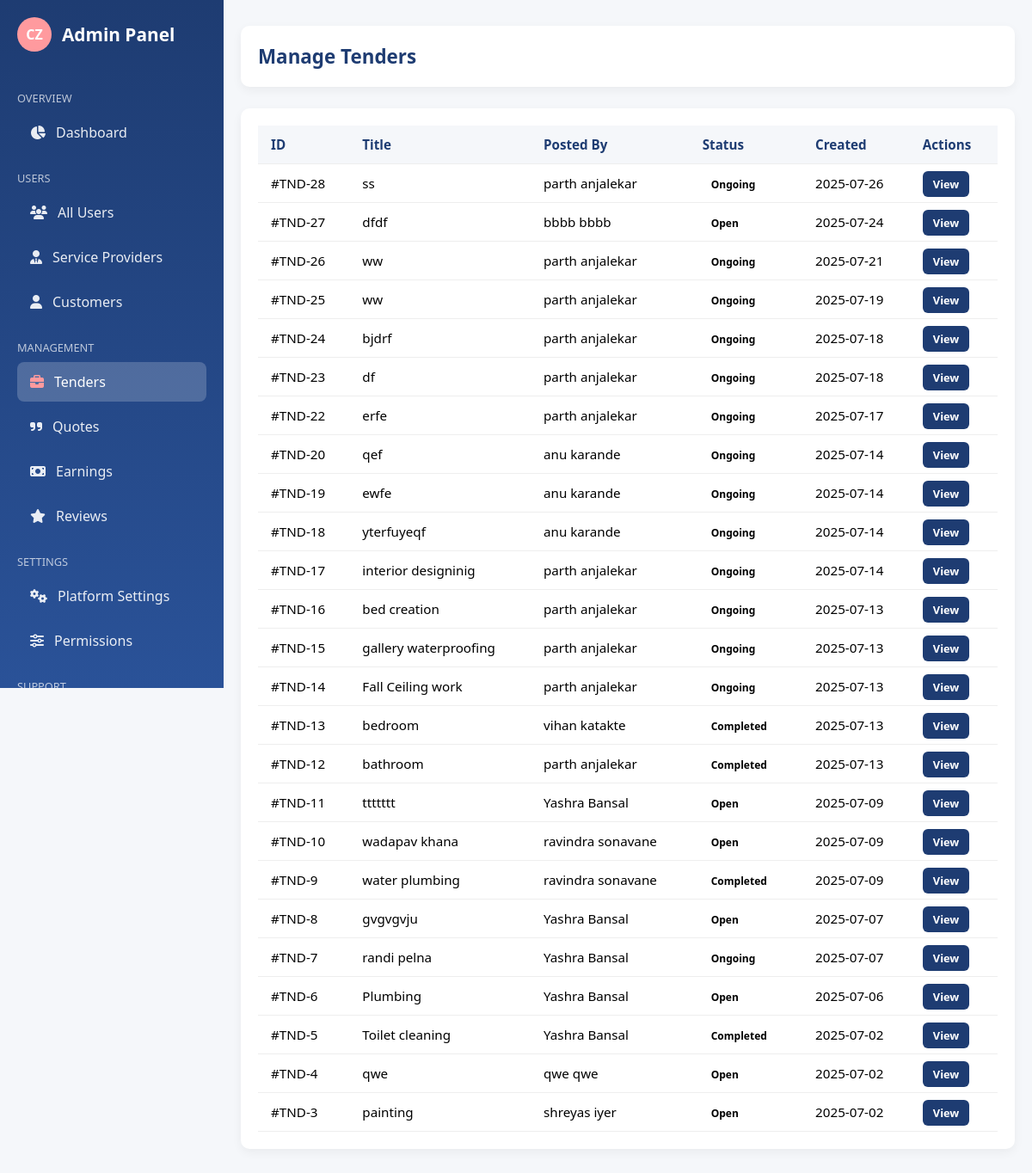
Page /admin_tenders/ (signed in) on the committed database.
### CommissionZeroApp/models.py (models this page shows, shortened)
class Tender(models.Model):
    SERVICE_CATEGORIES = [
        ('electrician', 'Electrician'),
        ('plumber', 'Plumber'),
        ('painter', 'Painter'),
        ('carpenter', 'Carpenter'),
        ('solar', 'Solar Electrician'),
    ]
    URGENCY_CHOICES = [
        ('urgent', 'Urgent (Within 24 hours)'),
        ('soon', 'Soon (Within a week)'),
        ('flexible', 'Flexible (No specific deadline)'),
    ]
    user = models.ForeignKey(User, on_delete=models.CASCADE)
    title = models.CharField(max_length=255)
    description = models.TextField()
    category = models.CharField(max_length=50, choices=SERVICE_CATEGORIES)
    budget = models.PositiveIntegerField(blank=True, null=True)
    urgency = models.CharField(max_length=20, choices=URGENCY_CHOICES)
    address = models.CharField(max_length=255)
    postcode = models.CharField(max_length=10)
    start_date = models.DateField(blank=True, null=True)
    deadline = models.DateField()
    notes = models.TextField(blank=True)
    images = models.ImageField(upload_to='tender_images/', blank=True, null=True)
    status = models.CharField(max_length=20, default='open')
    created_at = models.DateTimeField(auto_now_add=True)

### CommissionZeroApp/views.py (the view)
# urls.py: path('admin_tenders/', views.admin_tenders, name='admin_tenders'),
@role_required(['admin'])
@login_required
def admin_tenders(request):
    tenders = Tender.objects.all().order_by('-created_at')
    return render(request, 'CommissionZeroApp/admin/admin_tenders.html', {'tenders': tenders})

### CommissionZeroApp/context_processors.py (called while the page is built)
def provider_avg_rating(request):
    if request.user.is_authenticated and hasattr(request.user, 'role') and request.user.role == 'provider':
        avg_rating = Review.objects.filter(provider=request.user).aggregate(avg=Avg('rating'))['avg']
        return {'avg_rating': round(avg_rating or 0, 1)}
    return {}

### CommissionZeroApp/templates/CommissionZeroApp/admin/admin_tenders.html (shortened to what this page needs)
{% block content %}
{% load static %}
<!DOCTYPE html>
<html lang="en">
<head>
  <link rel="stylesheet" href="{% static 'css/admin/admin_tenders.css' %}">
  <link rel="stylesheet" href="https://cdnjs.cloudflare.com/ajax/libs/font-awesome/6.4.0/css/all.min.css">
</head>
<body>
  {% include "sidebar_admin.html" %}
  <div class="main-content">
    <div class="admin-navbar">
      <h2>Manage Tenders</h2>
    </div>
    <div class="tenders-section">
      <table class="tenders-table">
        <thead>
          <tr>
            <th>ID</th>
            <th>Title</th>
            <th>Posted By</th>
            <th>Status</th>
            <th>Created</th>
            <th>Actions</th>
          </tr>
        </thead>
        <tbody>
          {% for tender in tenders %}
            <tr>
              <td>#TND-{{ tender.id }}</td>
              <td>{{ tender.title }}</td>
              <td>{{ tender.user.get_full_name|default:tender.user.username }}</td>
              <td><span class="badge {{ tender.status }}">{{ tender.status|capfirst }}</span></td>
              <td>{{ tender.created_at|date:"Y-m-d" }}</td>
              <td>
                <a href="{% url 'tender_detail_customer' tender.id %}" class="btn view">View</a>
              </td>
            </tr>
          {% empty %}
            <tr><td colspan="6" style="text-align:center;">No tenders found.</td></tr>
          {% endfor %}
        </tbody>
      </table>
    </div>
  </div>
</body>
</html>
{% endblock %}

### static/css/admin/admin_tenders.css (style rules this page uses)
:root { --primary: #1e3c72; --secondary: #2a5298; --light: #f5f7fa; --dark: #2d2d2d; --success: #4caf50; --warning: #ffc107; --danger: #f44336; --sidebar-width: 260px; }
* { box-sizing: border-box; margin: 0; padding: 0; font-family: 'Segoe UI', sans-serif; }
body { background: var(--light); display: flex; min-height: 100vh; }
.main-content { margin-left: var(--sidebar-width); padding: 30px 20px; width: calc(100% - var(--sidebar-width)); transition: margin-left 0.3s; }
.admin-navbar { background: white; padding: 20px; border-radius: 10px; box-shadow: 0 4px 12px rgba(0,0,0,0.05); margin-bottom: 25px; }
.admin-navbar h2 { font-size: 1.4rem; color: var(--primary); }
.tenders-section { background: white; padding: 20px; border-radius: 10px; box-shadow: 0 4px 12px rgba(0,0,0,0.05); overflow-x: auto; }
.tenders-table { width: 100%; border-collapse: collapse; min-width: 800px; }
.tenders-table th, .tenders-table td { text-align: left; padding: 12px 15px; border-bottom: 1px solid #eee; font-size: 0.95rem; }
.tenders-table th { background-color: var(--light); color: var(--primary); }
.badge { padding: 5px 10px; font-size: 0.75rem; font-weight: 600; border-radius: 12px; }
.btn { padding: 6px 12px; font-size: 0.8rem; border-radius: 6px; text-decoration: none; font-weight: bold; margin-right: 5px; cursor: pointer; transition: 0.3s; }
.btn.view { background: var(--primary); color: white; }

### static/css/admin/sidebar_admin.css (style rules this page uses)
:root { --primary: #1e3c72; --secondary: #2a5298; --accent: #ff9a9e; --light: #f5f7fa; --sidebar-width: 260px; }

### rows in the picture
Tender: id "28", title "ss", user.get_full_name "parth anjalekar", status "Ongoing", created_at "2025-07-26"
Tender: id "27", title "dfdf", user.get_full_name "bbbb bbbb", status "Open", created_at "2025-07-24"
Tender: id "26", title "ww", user.get_full_name "parth anjalekar", status "Ongoing", created_at "2025-07-21"
Tender: id "25", title "ww", user.get_full_name "parth anjalekar", status "Ongoing", created_at "2025-07-19"
Tender: id "24", title "bjdrf", user.get_full_name "parth anjalekar", status "Ongoing", created_at "2025-07-18"
Tender: id "23", title "df", user.get_full_name "parth anjalekar", status "Ongoing", created_at "2025-07-18"
Tender: id "22", title "erfe", user.get_full_name "parth anjalekar", status "Ongoing", created_at "2025-07-17"
Tender: id "20", title "qef", user.get_full_name "anu karande", status "Ongoing", created_at "2025-07-14"
Tender: id "19", title "ewfe", user.get_full_name "anu karande", status "Ongoing", created_at "2025-07-14"
Tender: id "18", title "yterfuyeqf", user.get_full_name "anu karande", status "Ongoing", created_at "2025-07-14"
Tender: id "17", title "interior designinig", user.get_full_name "parth anjalekar", status "Ongoing", created_at "2025-07-14"
Tender: id "16", title "bed creation", user.get_full_name "parth anjalekar", status "Ongoing", created_at "2025-07-13"
Tender: id "15", title "gallery waterproofing", user.get_full_name "parth anjalekar", status "Ongoing", created_at "2025-07-13"
Tender: id "14", title "Fall Ceiling work", user.get_full_name "parth anjalekar", status "Ongoing", created_at "2025-07-13"
Tender: id "13", title "bedroom", user.get_full_name "vihan katakte", status "Completed", created_at "2025-07-13"
Tender: id "12", title "bathroom", user.get_full_name "parth anjalekar", status "Completed", created_at "2025-07-13"
Tender: id "11", title "ttttttt", user.get_full_name "Yashra Bansal", status "Open", created_at "2025-07-09"
Tender: id "10", title "wadapav khana", user.get_full_name "ravindra sonavane", status "Open", created_at "2025-07-09"
Tender: id "9", title "water plumbing", user.get_full_name "ravindra sonavane", status "Completed", created_at "2025-07-09"
Tender: id "8", title "gvgvgvju", user.get_full_name "Yashra Bansal", status "Open", created_at "2025-07-07"
Tender: id "7", title "randi pelna", user.get_full_name "Yashra Bansal", status "Ongoing", created_at "2025-07-07"
Tender: id "6", title "Plumbing", user.get_full_name "Yashra Bansal", status "Open", created_at "2025-07-06"
Tender: id "5", title "Toilet cleaning", user.get_full_name "Yashra Bansal", status "Completed", created_at "2025-07-02"
Tender: id "4", title "qwe", user.get_full_name "qwe qwe", status "Open", created_at "2025-07-02"
Tender: id "3", title "painting", user.get_full_name "shreyas iyer", status "Open", created_at "2025-07-02"
